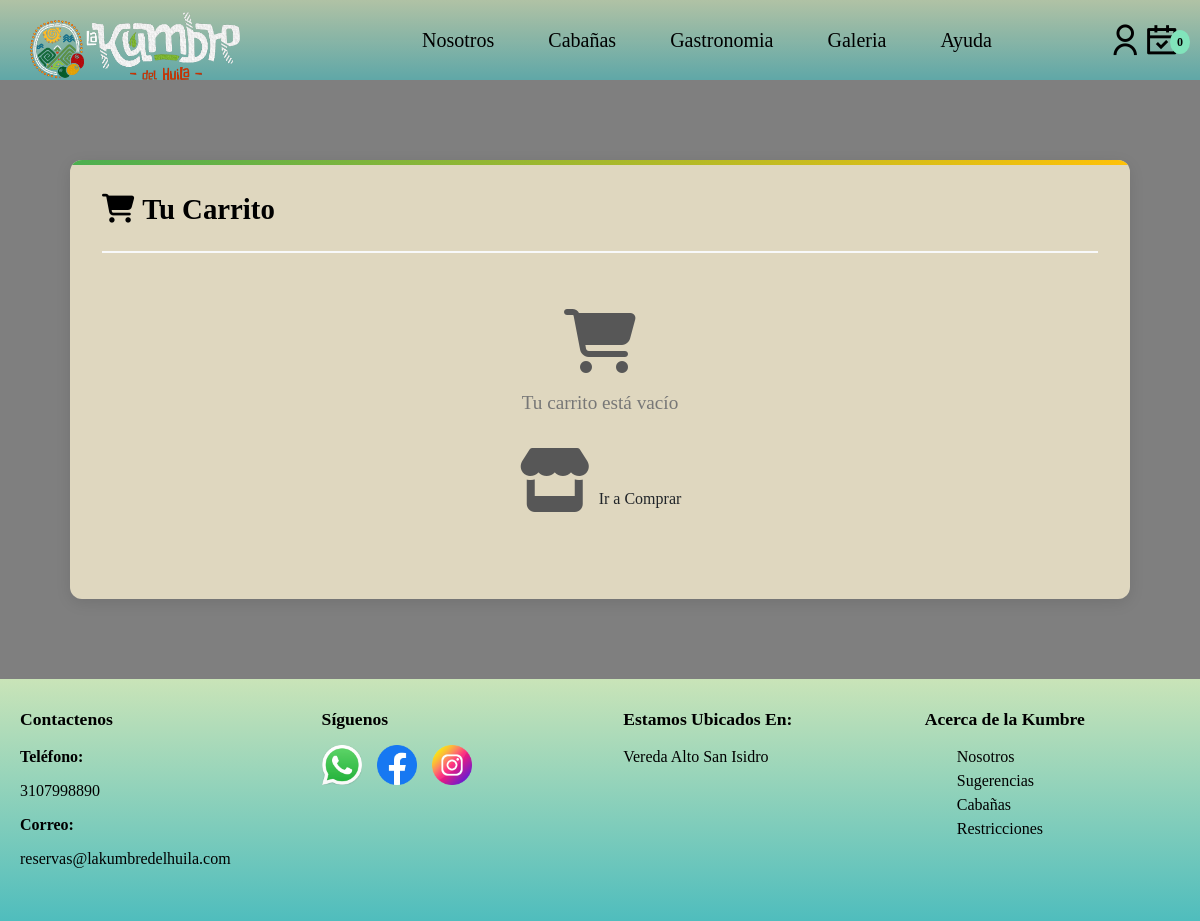
The app's page /resumen/ (signed in), older data.
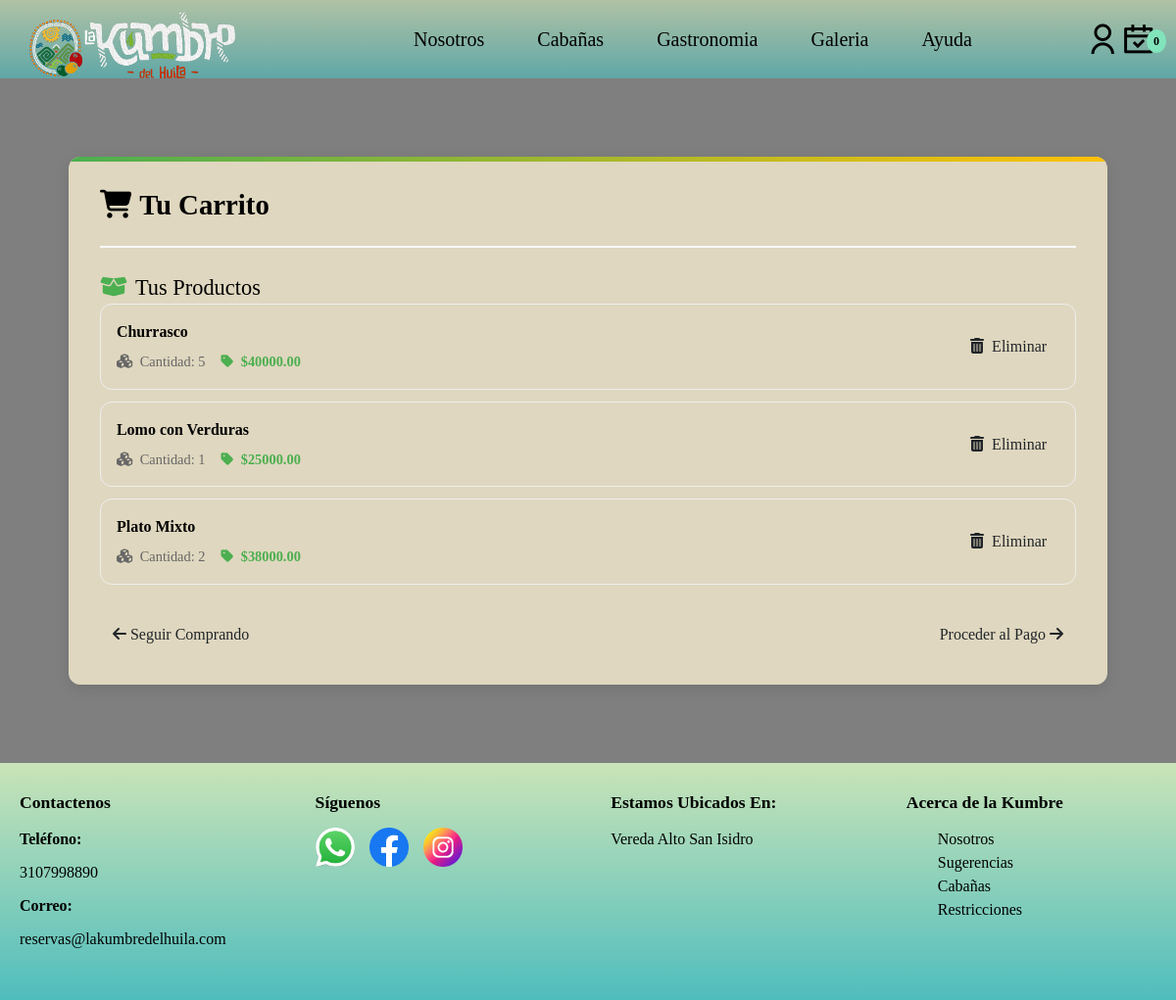
The same page, newer data.
### kumbre/models.py (models this page shows, shortened)
class CarritoProducto(models.Model):
    usuario = models.ForeignKey(User, on_delete=models.CASCADE)
    producto = models.ForeignKey(Producto, on_delete=models.CASCADE)
    cantidad = models.PositiveIntegerField(default=1)

class Producto(models.Model):
    imagen = models.ImageField(upload_to='productos/', blank=True, null=True)  # Campo para la imagen
    nombre = models.CharField(max_length=100)
    descripcion = models.TextField(blank=True)
    precio = models.DecimalField(max_digits=10, decimal_places=2, default=0.0)
    en_carrito = models.BooleanField(default=False)
    usuario = models.ForeignKey(User, on_delete=models.CASCADE, null=True, blank=True)

### kumbre/views.py (the view)
# urls.py: path('resumen/', views.resumen_compra, name='resumen_compra'),
@login_required
def resumen_compra(request):
    reservas_carrito = Reserva.objects.filter(usuario=request.user, confirmada=False)
    productos_carrito = CarritoProducto.objects.filter(usuario=request.user)
    context = {
        'reservas': reservas_carrito,
        'productos': productos_carrito,
    }
    return render(request, 'resumen_compra.html', context)

### kumbre/context_processors.py (called while the page is built)
def cart_count(request):
    if request.user.is_authenticated:
        count = Reserva.objects.filter(usuario=request.user, confirmada=False).count()
    else:
        count = 0
    return {'cart_count': count}

### kumbre/templates/resumen_compra.html (shortened to what this page needs)
{% extends 'base.html' %}
{% load static %}
{% block content %}
<link rel="stylesheet" href="{% static 'styles/resumen_compra.css' %}">
<link href="https://cdnjs.cloudflare.com/ajax/libs/bootstrap/5.3.0/css/bootstrap.min.css" rel="stylesheet">
<link href="https://cdnjs.cloudflare.com/ajax/libs/font-awesome/6.4.0/css/all.min.css" rel="stylesheet">
<link href="https://cdnjs.cloudflare.com/ajax/libs/animate.css/4.1.1/animate.min.css" rel="stylesheet">
<div class="container">
    <div class="cart-container">
        <div class="cart-header">
            <h1>
                <i class="fas fa-shopping-cart me-2"></i>Tu Carrito
            </h1>
        </div>
        {% if productos or reservas %}
    {% if productos %}
    <div class="section-header">
        <i class="fas fa-box-open"></i> Tus Productos
    </div>
    <div class="productos-list mb-4">
        {% for item in productos %}
            <div id="producto-{{ item.id }}" class="cart-item">
                <div class="item-details">
                    <div class="item-name">{{ item.producto.nombre }}</div>
                    <div class="item-info">
                        <span><i class="fas fa-cubes me-1"></i> Cantidad: {{ item.cantidad }}</span>
                        <span class="price"><i class="fas fa-tag me-1"></i> ${{ item.producto.precio }}</span>
                    </div>
                </div>
                <button type="button" class="btn btn-remove eliminar-producto" data-producto-id="{{ item.id }}">
                    <i class="fas fa-trash-alt me-1"></i> Eliminar
                </button>
            </div>
        {% endfor %}
    </div>
    {% endif %}
    <div class="cart-actions">
        <a href="{% url 'productos' %}" class="btn btn-cart btn-continue">
            <i class="fas fa-arrow-left"></i> Seguir Comprando
        </a>
        <a href="{% url 'metodos_pago' %}" class="btn btn-cart btn-checkout">
            Proceder al Pago <i class="fas fa-arrow-right"></i>
        </a>
    </div>
{% else %}
    <div class="empty-cart">
        <i class="fas fa-shopping-cart"></i>
        <p>Tu carrito está vacío</p>
        <a href="{% url 'productos' %}" class="btn btn-cart btn-checkout">
            <i class="fas fa-store me-1"></i> Ir a Comprar
        </a>
    </div>
{% endif %}
</div>
</div>
{% endblock %}

Row changes from the older to the newer data that the page shows:
added CarritoProducto: producto.nombre "Churrasco", cantidad "5", producto.precio "40000.00"
added CarritoProducto: producto.nombre "Lomo con Verduras", cantidad "1", producto.precio "25000.00"
added CarritoProducto: producto.nombre "Plato Mixto", cantidad "2", producto.precio "38000.00"
Text that changed along with them:
text no longer shown: "Tu carrito está vacío Ir a Comprar"
text now shown: "Tus Productos Seguir Comprando Proceder al Pago"
